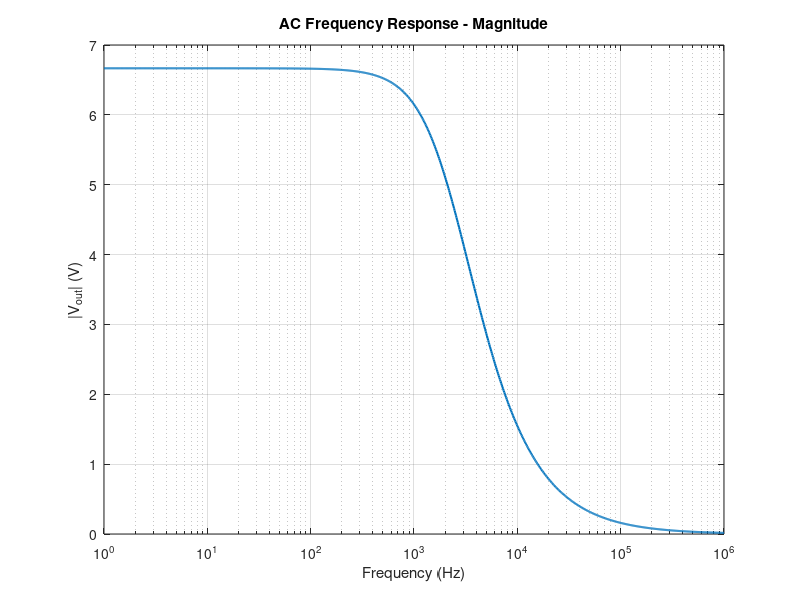
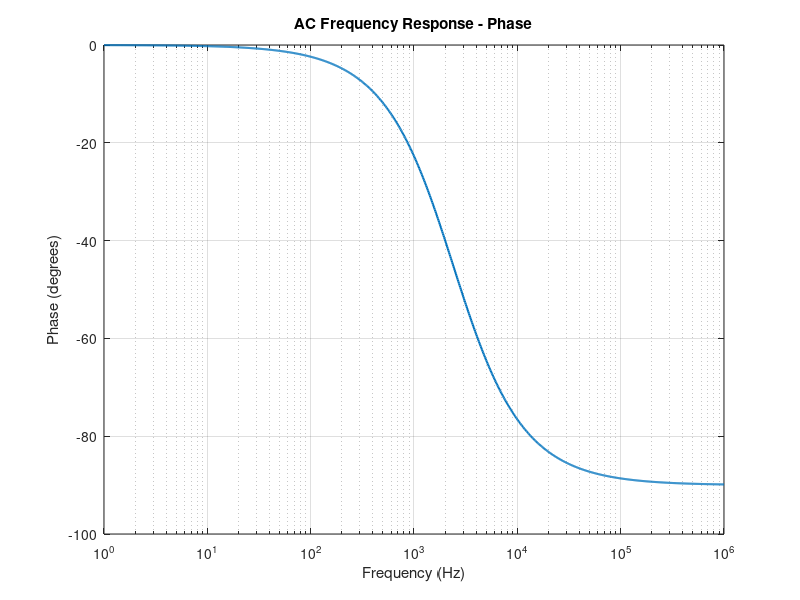

Recreate these plots in MATLAB, in order.
%% AC Analysis using Modified Nodal Analysis (MNA)
% Week 1 - Linear Circuit Prototype
%
% Circuit:
%
%                 R1 = 1 kOhm
% Vin  ---------/\/\/\--------o Vout
%                              |
%                              +---- R2 = 2 kOhm ---- GND
%                              |
%                              +---- C = 100 nF ----- GND
%
% AC voltage source: 10 V
%
% The circuit is analyzed over a range of frequencies.

clear;
clc;
close all;

%% Circuit Parameters

Vs = 10;                 % AC source magnitude [V]

R1 = 1e3;                % R1 [Ohm]
R2 = 2e3;                % R2 [Ohm]
C  = 100e-9;             % C [F]

G1 = 1 / R1;
G2 = 1 / R2;

%% Frequency Range

f = logspace(0, 6, 1000);    % 1 Hz to 1 MHz
w = 2 * pi * f;

%% Preallocate Results

Vout = zeros(size(f));
I_Vs = zeros(size(f));

%% AC Analysis

for k = 1:length(f)

    % Capacitor admittance
    Yc = 1j * w(k) * C;

    % MNA system
    %
    % Unknown vector:
    %
    % x = [Vin; Vout; I_Vs]
    %
    % A*x = b

    A = [
         G1,       -G1,             1;
        -G1,   G1 + G2 + Yc,        0;
          1,        0,              0
    ];

    b = [
        0;
        0;
        Vs
    ];

    % Solve MNA equations
    x = A \ b;

    % Extract results
    Vout(k) = x(2);
    I_Vs(k) = x(3);

end

%% Magnitude and Phase

Vout_mag = abs(Vout);
Vout_phase = angle(Vout) * 180 / pi;

%% Plot Magnitude Response

figure;

semilogx(f, Vout_mag, 'LineWidth', 1.5);

grid on;

xlabel('Frequency (Hz)');
ylabel('|V_{out}| (V)');
title('AC Frequency Response - Magnitude');

%% Plot Phase Response

figure;

semilogx(f, Vout_phase, 'LineWidth', 1.5);

grid on;

xlabel('Frequency (Hz)');
ylabel('Phase (degrees)');
title('AC Frequency Response - Phase');

%% Display Selected Results

fprintf('AC Analysis Results\n');
fprintf('-------------------\n');

fprintf('Input Voltage = %.2f V\n', Vs);
fprintf('R1 = %.2f Ohm\n', R1);
fprintf('R2 = %.2f Ohm\n', R2);
fprintf('C  = %.2e F\n', C);

fprintf('\nSelected Frequency Points\n');
fprintf('-------------------------\n');

selected_frequencies = [1, 10, 100, 1e3, 1e4, 1e5, 1e6];

for k = 1:length(selected_frequencies)

    [~, idx] = min(abs(f - selected_frequencies(k)));

    fprintf( ...
        'f = %8.1f Hz : |Vout| = %8.4f V, Phase = %8.2f deg\n', ...
        f(idx), ...
        Vout_mag(idx), ...
        Vout_phase(idx) ...
    );

end
